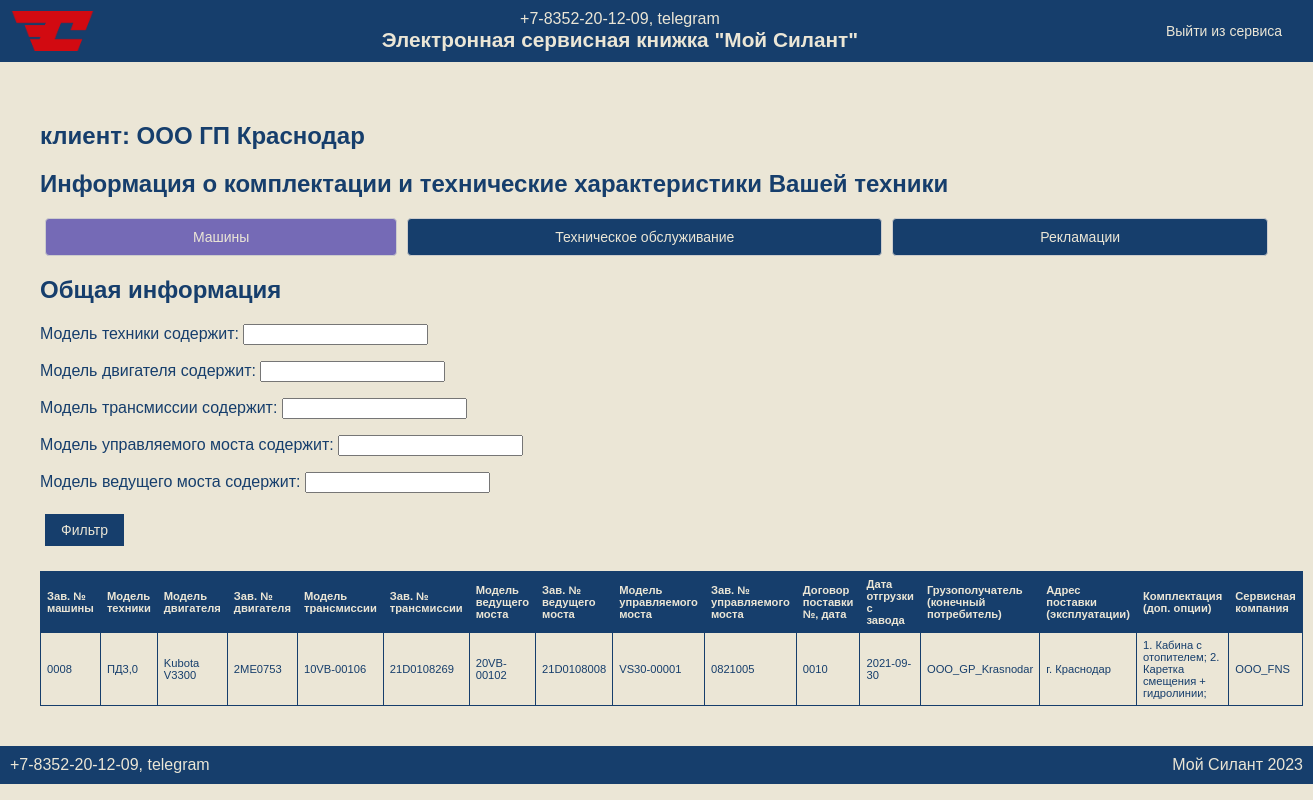
The page /client_view/ (signed in) on the database its author committed.
### inventory/models.py (models this page shows, shortened)
class Machine(models.Model):
    serial_number = models.CharField(
        max_length=128,
        unique=True,
        verbose_name='Зав. № машины'
    )
    model_technique = models.CharField(
        max_length=128,
        verbose_name='Модель техники'
    )
    model_engine = models.CharField(
        max_length=128,
        verbose_name='Модель двигателя'
    )
    serial_engine = models.CharField(
        max_length=128,
        verbose_name='Зав. № двигателя'
    )
    model_transmission = models.CharField(
        max_length=128,
        verbose_name='Модель трансмиссии'
    )
    serial_transmission = models.CharField(
        max_length=128,
        verbose_name='Зав. № трансмиссии'
    )
    model_drive_axle = models.CharField(
        max_length=128,
        verbose_name='Модель ведущего моста'
    )
    serial_drive_axle = models.CharField(
        max_length=128,
        verbose_name='Зав. № ведущего моста'
    )
    model_steering_axle = models.CharField(
        max_length=128,
        verbose_name='Модель управляемого моста'
    )
    serial_steering_axle = models.CharField(
        max_length=128,
        verbose_name='Зав. № управляемого моста'
    )
    delivery_contract = models.CharField(
        max_length=128,
        verbose_name='Договор поставки'
    )
    shipment_date = models.DateField(
        verbose_name='Дата отгрузки с завода'
    )
    customer = models.ForeignKey(
        User,
        related_name='customer_machines',
        on_delete=models.CASCADE,
        verbose_name='Покупатель'
    )
    consignee = models.ForeignKey(
        User,
        related_name='consignee_machines',
        on_delete=models.CASCADE,
        verbose_name='Грузополучатель (конечный потребитель)'
    )
    delivery_address = models.CharField(
        max_length=128,
        verbose_name='Адрес поставки (эксплуатации)'
    )
    configuration = models.TextField(
        verbose_name='Комплектация (доп. опции)'
    )
    service_company = models.ForeignKey(
        User,
        related_name='service_machines',
        on_delete=models.CASCADE,
        verbose_name='Сервисная компания'
    )
    description = models.TextField(
        null=True,
        blank=True,
        verbose_name='Описание'
    )
    class Meta:
        verbose_name = 'Машина'
        verbose_name_plural = 'Машины'
        ordering = ['shipment_date']

### inventory/views.py (the view)
# urls.py: path('client_view/', client_view, name='client_view'),  # Страница клиента
@login_required
@user_passes_test(is_client)
def client_view(request):
    machines = Machine.objects.filter(customer=request.user) | Machine.objects.filter(consignee=request.user)
    maintenances = Maintenance.objects.filter(machine__customer=request.user) | Maintenance.objects.filter(
        machine__consignee=request.user)
    reclamations = Reclamation.objects.filter(machine__customer=request.user) | Reclamation.objects.filter(
        machine__consignee=request.user)
    machine_filter = MachineFilter(request.GET, queryset=machines)
    maintenance_filter = MaintenanceFilter(request.GET, queryset=maintenances)
    reclamation_filter = ReclamationFilter(request.GET, queryset=reclamations)
    return render(request, 'inventory/client_view.html', {
        'machine_filter': machine_filter,
        'maintenance_filter': maintenance_filter,
        'reclamation_filter': reclamation_filter
    })

### inventory/views.py (called while the page is built)
def is_client(user):
    return user.groups.filter(name='Клиент').exists()

### inventory/templates/inventory/client_view.html (shortened to what this page needs)
{% extends 'inventory/base.html' %}
{% load static %}
{% block content %}
<main>
    <section class="main-container">
        <div class="header-info">
            <h1>клиент: {{ user.first_name }}</h1>
            <h2>Информация о комплектации и технические характеристики Вашей техники</h2>
        </div>
        <div class="tabs">
            <button id="tab-machines" class="tab active">Машины</button>
            <button id="tab-maintenances" class="tab">Техническое обслуживание</button>
            <button id="tab-reclamations" class="tab">Рекламации</button>
        </div>
        <div id="machines" class="tab-content active">
            <h2>Общая информация</h2>
            <form method="get">
                {{ machine_filter.form.as_p }}
                <button type="submit">Фильтр</button>
            </form>
            <table id="machines-table">
                <thead>
                <tr class="table-header">
                    <th><a href="?order_by=serial_number">Зав. № машины</a></th>
                    <th><a href="?order_by=model_technique">Модель техники</a></th>
                    <th><a href="?order_by=model_engine">Модель двигателя</a></th>
                    <th><a href="?order_by=engine_serial_number">Зав. № двигателя</a></th>
                    <th><a href="?order_by=model_transmission">Модель трансмиссии</a></th>
                    <th><a href="?order_by=transmission_serial_number">Зав. № трансмиссии</a></th>
                    <th><a href="?order_by=model_drive_axle">Модель ведущего моста</a></th>
                    <th><a href="?order_by=drive_axle_serial_number">Зав. № ведущего моста</a></th>
                    <th><a href="?order_by=model_steering_axle">Модель управляемого моста</a></th>
                    <th><a href="?order_by=steering_axle_serial_number">Зав. № управляемого моста</a></th>
                    <th><a href="?order_by=supply_contract">Договор поставки №, дата</a></th>
                    <th><a href="?order_by=shipment_date">Дата отгрузки с завода</a></th>
                    <th><a href="?order_by=consignee">Грузополучатель (конечный потребитель)</a></th>
                    <th><a href="?order_by=supply_address">Адрес поставки (эксплуатации)</a></th>
                    <th><a href="?order_by=equipment">Комплектация (доп. опции)</a></th>
                    <th><a href="?order_by=service_company">Сервисная компания</a></th>
                </tr>
                </thead>
                <tbody>
                {% for machine in machine_filter.qs %}
                <tr data-id="{{ machine.id }}" onclick="goToMachineDetail('{{ machine.id }}')">
                    <td>{{ machine.serial_number }}</td>
                    <td>{{ machine.model_technique }}</td>
                    <td>{{ machine.model_engine }}</td>
                    <td>{{ machine.serial_engine }}</td>
                    <td>{{ machine.model_transmission }}</td>
                    <td>{{ machine.serial_transmission }}</td>
                    <td>{{ machine.model_drive_axle }}</td>
                    <td>{{ machine.serial_drive_axle }}</td>
                    <td>{{ machine.model_steering_axle }}</td>
                    <td>{{ machine.serial_steering_axle }}</td>
                    <td>{{ machine.delivery_contract }}</td>
                    <td>{{ machine.shipment_date|date:"Y-m-d" }}</td>
                    <td>{{ machine.consignee }}</td>
                    <td>{{ machine.delivery_address }}</td>
                    <td>{{ machine.configuration }}</td>
                    <td>{{ machine.service_company|default:"не указано" }}</td>
                </tr>
                {% empty %}
                <tr>
                    <td colspan="17">Нет данных</td>
                </tr>
                {% endfor %}
                </tbody>
            </table>
        </div>
    </section>
</main>
{% endblock %}

### static/css/styles.css (style rules this page uses)
body { font-family: 'PT Astra Sans', sans-serif; margin: 0; padding: 0; background-color: #EBE6D6; color: #163E6C; }
.table-header a:link, .table-header a:visited, .table-header a:hover, .table-header a:active { color: #EBE6D6 !important; text-decoration: none !important; }
.tabs { display: flex; justify-content: space-between; margin-bottom: 20px; }
.tab { flex-grow: 1; padding: 10px 0; text-align: center; cursor: pointer; background-color: #163E6C; border: 1px solid #ccc; border-radius: 4px; margin: 0 5px; }
.tab.active { background-color: #756AB6; color: #EBE6D6; }
main { padding: 20px; flex: 1; }
table { width: 100%; border-collapse: collapse; margin-top: 20px; font-size: 0.7em; }
table th, table td { border: 1px solid #163E6C; padding: 6px; text-align: left; }
table th { background-color: #163E6C; color: #EBE6D6; }
button { background-color: #163E6C; color: #EBE6D6; border: none; padding: 10px 20px; cursor: pointer; font-size: 16px; margin: 5px; }
.tab-content { display: none; }
.tab-content.active { display: block; }
@media (max-width: 1440px) { button { font-size: 14px; padding: 8px 16px; } }
@media (max-width: 1440px) { table th, table td { padding: 6px; } }

### rows shown on the page
Machine: serial_number "0008", model_technique "ПД3,0", model_engine "Kubota V3300", serial_engine "2ME0753", model_transmission "10VB-00106", serial_transmission "21D0108269", model_drive_axle "20VB-00102", serial_drive_axle "21D0108008", model_steering_axle "VS30-00001", serial_steering_axle "0821005", delivery_contract "0010", shipment_date "2021-09-30", consignee "OOO_GP_Krasnodar", delivery_address "г. Краснодар", configuration "1. Кабина с отопителем; 2. Каретка смещения + гидролинии;", service_company "OOO_FNS"

### other values the page prints
{{ user.first_name }} "ООО ГП Краснодар"
